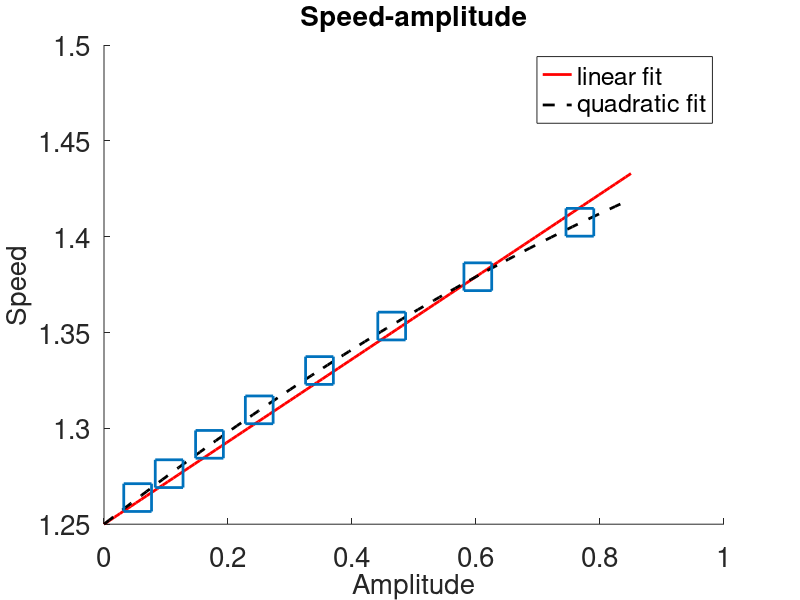
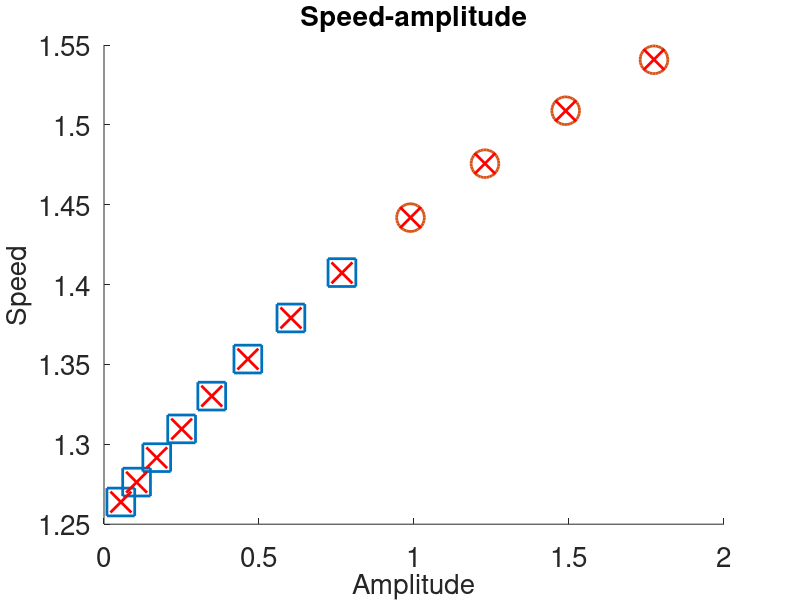

Write MATLAB code to recreate these figures, in order.
function get_speed
clc

% material parameters
K1=5./8;   rho1=8./5;                                                                                                                                                                                      
K2=5./2;   rho2=2./5;
Kh=2*K1*K2/(K1+K2);
rhoh=2*rho1*rho2/(rho1+rho2);
ceff=sqrt(Kh/rhoh);

data=load('sw1.txt');
tm1=data(:,1); xm1=data(:,2); sm1=mean(data(:,3)); um1=mean(data(:,4));
data=load('sw2.txt');
tm2=data(:,1); xm2=data(:,2); sm2=mean(data(:,3)); um2=mean(data(:,4));
data=load('sw3.txt');
tm3=data(:,1); xm3=data(:,2); sm3=mean(data(:,3)); um3=mean(data(:,4));
data=load('sw4.txt');
tm4=data(:,1); xm4=data(:,2); sm4=mean(data(:,3)); um4=mean(data(:,4));
data=load('sw5.txt');
tm5=data(:,1); xm5=data(:,2); sm5=mean(data(:,3)); um5=mean(data(:,4));
data=load('sw6.txt');
tm6=data(:,1); xm6=data(:,2); sm6=mean(data(:,3)); um6=mean(data(:,4));
data=load('sw7.txt');
tm7=data(:,1); xm7=data(:,2); sm7=mean(data(:,3)); um7=mean(data(:,4));
data=load('sw8.txt');
tm8=data(:,1); xm8=data(:,2); sm8=mean(data(:,3)); um8=mean(data(:,4));

xm1=shift_max_position(xm1);
xm2=shift_max_position(xm2);
xm3=shift_max_position(xm3);
xm4=shift_max_position(xm4);
xm5=shift_max_position(xm5);
xm6=shift_max_position(xm6);
xm7=shift_max_position(xm7);
xm8=shift_max_position(xm8);

% get speed
s1=mean(((xm1(3:end)-xm1(1:end-2))./(tm1(3:end)-tm1(1:end-2))));
s2=mean(((xm2(3:end)-xm2(1:end-2))./(tm2(3:end)-tm2(1:end-2))));
s3=mean(((xm3(3:end)-xm3(1:end-2))./(tm3(3:end)-tm3(1:end-2))));
s4=mean(((xm4(3:end)-xm4(1:end-2))./(tm4(3:end)-tm4(1:end-2))));
s5=mean(((xm5(3:end)-xm5(1:end-2))./(tm5(3:end)-tm5(1:end-2))));
s6=mean(((xm6(3:end)-xm6(1:end-2))./(tm6(3:end)-tm6(1:end-2))));
s7=mean(((xm7(3:end)-xm7(1:end-2))./(tm7(3:end)-tm7(1:end-2))));
s8=mean(((xm8(3:end)-xm8(1:end-2))./(tm8(3:end)-tm8(1:end-2))));


%% from original solitary waves
amplitudes_absu=abs([um8 um7 um6 um5 um4 um3 um2 um1]);
speeds=[s8 s7 s6 s5 s4 s3 s2 s1];
a=linspace(0,0.85,100);
s1_absu=get_fitting(a,speeds,amplitudes_absu,ceff,1);
s2_absu=get_fitting(a,speeds,amplitudes_absu,ceff,2);
s3_absu=get_fitting(a,speeds,amplitudes_absu,ceff,3);
figure(1)
clf; hold on
plot(a,s1_absu,'-r','linewidth',2)
plot(a,s2_absu,'--k','linewidth',2)
%plot(a,s3_absu,'--c','linewidth',1)
plot(amplitudes_absu,speeds,'s','linewidth',2,'markersize',20)
set(gca,'FontSize',20)
xlabel('Amplitude','fontsize',20); ylabel('Speed','fontsize',20)
%legend('linear','quadratic','cubic','location','best')
legend('linear fit','quadratic fit','location','best')
title('Speed-amplitude','fontsize',20)

%% from original sw and scaled sw
% read scaled sw
data=load('sw_1.25_speed.txt');
t_s1=data(:,1); x_s1=data(:,2); sig_s1=mean(data(:,3)); u_s1=mean(data(:,4));
data=load('sw_1.5_speed.txt');
t_s2=data(:,1); x_s2=data(:,2); sig_s2=mean(data(:,3)); u_s2=mean(data(:,4));
data=load('sw_1.75_speed.txt');
t_s3=data(:,1); x_s3=data(:,2); sig_s3=mean(data(:,3)); u_s3=mean(data(:,4));
data=load('sw_2_speed.txt');
t_s4=data(:,1); x_s4=data(:,2); sig_s4=mean(data(:,3)); u_s4=mean(data(:,4));

x_s1=shift_max_position(x_s1);
x_s2=shift_max_position(x_s2);
x_s3=shift_max_position(x_s3);
x_s4=shift_max_position(x_s4);

% get speed
s_s1=mean(((x_s1(3:end)-x_s1(1:end-2))./(t_s1(3:end)-t_s1(1:end-2))));
s_s2=mean(((x_s2(3:end)-x_s2(1:end-2))./(t_s2(3:end)-t_s2(1:end-2))));
s_s3=mean(((x_s3(3:end)-x_s3(1:end-2))./(t_s3(3:end)-t_s3(1:end-2))));
s_s4=mean(((x_s4(3:end)-x_s4(1:end-2))./(t_s4(3:end)-t_s4(1:end-2))));

amplitudes=[amplitudes_absu abs([u_s1 u_s2 u_s3 u_s4])];
speeds=[s8 s7 s6 s5 s4 s3 s2 s1 s_s1 s_s2 s_s3 s_s4];
sig = [sm8 sm7 sm6 sm5 sm4 sm3 sm2 sm1 sig_s1 sig_s2 sig_s3 sig_s4];

figure(2)
clf; hold on
plot(amplitudes_absu,[s8 s7 s6 s5 s4 s3 s2 s1],'s','linewidth',2,'markersize',20)
plot(abs([u_s1 u_s2 u_s3 u_s4]),[s_s1 s_s2 s_s3 s_s4],'o','linewidth',2,'markersize',20)
plot(amplitudes,sig./amplitudes,'xr','linewidth',2,'markersize',15)
set(gca,'FontSize',20)
xlabel('Amplitude','fontsize',20); ylabel('Speed','fontsize',20)
title('Speed-amplitude','fontsize',20)

function s = get_fitting(a, speeds, amplitudes, ceff, order)
    switch order
        case 1
            poly = amplitudes'\(speeds'-ceff*ones(length(speeds),1));
            s = poly(1)*a+ceff;            
        case 2
            poly = [amplitudes'.^2 amplitudes']\(speeds'-ceff*ones(length(speeds),1));
            s = poly(1)*a.^2+poly(2)*a+ceff;            
        case 3
            poly = [amplitudes'.^3 amplitudes'.^2 amplitudes']\(speeds'-ceff*ones(length(speeds),1));
            s = poly(1)*a.^3+poly(2)*a.^2+poly(3)*a+ceff;
        case 4
            poly = [amplitudes'.^4 amplitudes'.^3 amplitudes'.^2 amplitudes']\(speeds'-ceff*ones(length(speeds),1));  
            s = poly(1)*a.^4+poly(2)*a.^3+poly(3)*a.^2+poly(4)*a+ceff;
    end
end

function xm_shifted = shift_max_position(xm)
    is_shift = ( xm(2:end)-xm(1:end-1) < 0 );
    shifts_loc = find(is_shift)+1;
    for i=1:length(shifts_loc)
        xm(shifts_loc(i):end)=xm(shifts_loc(i):end)+300;
    end
    xm_shifted=xm;
end

end
